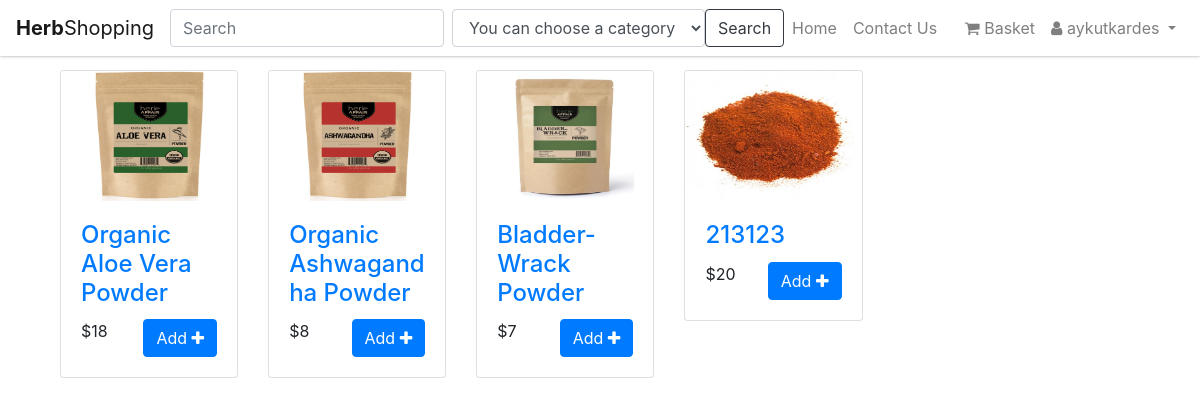
Screenshot of /category/herbs-spices/ (signed in) with the database file from the repository.
### apps/profiles/models.py (models this page shows, shortened)
class User(AbstractUser):
    user_type           = models.CharField(max_length=2, choices=USER_TYPE_CHOICES, default=CUSTOMER)
    adress              = models.CharField(max_length=220, null=True, blank=True)
    postcode            = models.PositiveSmallIntegerField(null=True, blank=True)
    country             = CountryField()

### apps/shop/models.py (models this page shows, shortened)
class Item(models.Model):
    owner           = models.ForeignKey(Distributor, on_delete=models.CASCADE)
    name            = models.CharField(max_length=200)
    slug            = models.SlugField(unique=True, blank=True)
    description     = models.TextField(default='')
    price           = models.IntegerField(default=0)
    sold            = models.IntegerField(default=0)
    weight          = models.IntegerField(default=0)
    stock           = models.IntegerField(default=0)
    is_approvaled   = models.BooleanField(default=False)
    is_updated      = models.BooleanField(default=False)
    is_deleted      = models.BooleanField(default=False)
    timestamp       = models.DateTimeField(auto_now_add=True)
    updated_date    = models.DateTimeField(auto_now=True)
    category        = models.ForeignKey(Category)
    related_product = models.ForeignKey('Item', null=True, blank=True)
    image           = models.ImageField(upload_to=item_upload_location, width_field='width_field', height_field='height_field')
    width_field     = models.IntegerField(default=0)
    height_field    = models.IntegerField(default=0)
    def get_absolute_url(self):
        return reverse('shop:detail', kwargs={'slug': self.slug})

### apps/shop/views.py (the view)
# urls.py: url(r'^category/(?P<slug>[-\w]+)/$', CategoryListView.as_view(), name='categories'),
class CategoryListView(ListView):
    template_name = "shop/category.html"
    context_object_name = 'items'
    def get_queryset(self, *args, **kwargs):
        slug = self.kwargs.get('slug')
        category = Category.objects.get(slug=slug)
        queryset = Item.objects.filter(category=category).filter(is_deleted=False)
        return queryset

### apps/shop/templates/shop/category.html
{% extends "base.html" %}
{% block content %}
<div class="container">
{% if items|length == 0 %}
  <h4>There is no item in this category</h4>
{% else %}
<div class="col-9">
    <div class="row">
      {% for item in items %}
        <div class="col-sm-3">
          <div class="card mb-4">
            <img class="card-img-top" src="{{ item.image.url }}" width="85px" height="130px">
            <div class="card-body">
              <h4 class="card-title"><a href="{{ item.get_absolute_url }}">{{ item.name }}</a></h4>
              <span>${{ item.price }}</span>
              <a href="{% url 'shop:add_to_cart' item.id %}" class="btn btn-primary pull-right">Add
                <i class="fa fa-plus" aria-hidden="true"></i>
              </a>
            </div>
          </div>
        </div>
      {% endfor %}
  </div>
</div>
{% endif %}
</div>
{% endblock content %}

### apps/templates/include/nav.html (shortened to what this page needs)
{% load static %}
<nav class="navbar fixed-top navbar-expand-md navbar-light bg-light">
  <a class="navbar-brand" href="{% url 'shop:home' %}"><b>Herb</b>Shopping</a>
  <div class="collapse navbar-collapse" id="navbarSupportedContent">
    <form method="get" action="{% url 'shop:search' %}" class="form-inline">
      <input class="form-control mr-sm-2" type="search" name="search" placeholder="Search" aria-label="Search" value="{{request.GET.search}}">
      <div class="form-group">
        <select name="category" class="form-control" id="sel1">
          <option value="0">You can choose a category</option>
        </select>
      </div>
    <button class="btn btn-outline-dark my-2 my-sm-0" type="submit">Search</button>
    </form>
    <ul class="navbar-nav">
      <li class="nav-item"><a class="nav-link" href="/">Home</a></li>
      <li class="nav-item"><a class="nav-link" href="{% url 'shop:contact_us' %}">Contact Us</a></li>
    </ul>
    {% if user.is_authenticated %}
    <ul class="navbar-nav ml-auto">
      {% if user.user_type == '4' %}
      <li class="nav-item">
        <a class="nav-link" href="{% url 'shop:cart' %}">
          <i class="fa fa-shopping-cart" aria-hidden="true"></i> Basket
        </a>
      </li>
      {% endif %}
      <li class="nav-item dropdown">
        <a class="nav-link dropdown-toggle" href="#" id="navbarDropdownMenuLink" data-toggle="dropdown" aria-haspopup="true" aria-expanded="false">
          <i class="fa fa-user"></i> {{ request.user }} </a>
      </li>
    </ul>
  </div>
  {% else %}
  <ul class="navbar-nav ml-auto">
    <li class="nav-item"><a class="nav-link" href="{% url 'users:login' %}">Sign In</a></li>
    <li class="nav-item"><a class="nav-link" href="{% url 'users:register' %}">Sign Up</a></li>
  </ul>
  {% endif %}
</nav>

### ms/static/se301/css/style.css (style rules this page uses)
html { overflow-y: scroll; }
body { margin-top: 70px; }
.navbar { -webkit-box-shadow: 0 0px 3px 0px #999; -moz-box-shadow: 0 0px 3px 0px #999; box-shadow: 0 0px 3px 0px #999; background-color: #FFF !important; }
html { font-size: 1rem; }

### rows the page displays
User: user "aykutkardes"
Item: image (picture), name "Organic Aloe Vera Powder", price "18"
Item: image (picture), name "Organic Ashwagandha Powder", price "8"
Item: image (picture), name "Bladder-Wrack Powder", price "7"
Item: image (picture), name "213123", price "20"
